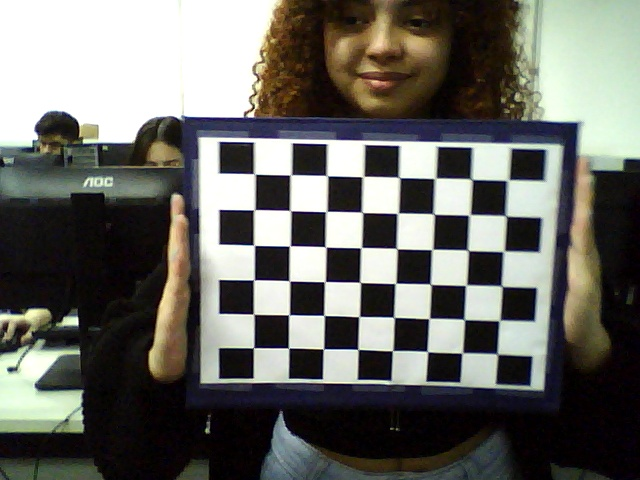
#> input picture lab5_arquivos/data/stereoL/frm_0_Duda.jpg, 640 x 480 px; its folder holds only this picture in this run
$ python calibrate_eduarda.py   (older library calls are emulated)
#> lines starting #> are read from the running program, lines starting #| are printed output that depends on the picture; after the words box and inside, x2 and y2 are one past the last pixel; in counts of white or black regions, pixels touching at a corner belong together
import numpy as np
import cv2
from tqdm import tqdm

# Caminho das imagens salvas pelo script anterior
pathL = "./data/stereoL/"
pathR = "./data/stereoR/"

print("Extracting image coordinates of respective 3D pattern ....\n")

# Critério de parada para o refinamento dos cantos
criteria = (cv2.TERM_CRITERIA_EPS + cv2.TERM_CRITERIA_MAX_ITER, 30, 0.001)

# IMPORTANTE: Ajustado para o padrão (8,6) do seu primeiro script.
# Se o seu tabuleiro for diferente, mude aqui e no findChessboardCorners.
board_size = (8, 6)

objp = np.zeros((board_size[0] * board_size[1], 3), np.float32)
objp[:, :2] = np.mgrid[0:board_size[0], 0:board_size[1]].T.reshape(-1, 2)

img_ptsL = []
img_ptsR = []
obj_pts = []

# Loop ajustado de 0 a 14 (para as 15 fotos tiradas)
# Se você tirou uma quantidade diferente (ex: 12), mude o 15 para o total de fotos.
total_fotos = 15

for i in tqdm(range(total_fotos)):
    # Lendo os arquivos com a nomenclatura exata do primeiro script
    filename = f"frm_{i}_Duda.jpg"

    imgL = cv2.imread(pathL + filename)
#> imgL is the input picture: shape (480, 640, 3); mean B, G, R 100.3, 105.7, 105.9
    imgR = cv2.imread(pathR + filename)

    # Validação caso alguma foto esteja faltando ou com problemas
    if imgL is None or imgR is None:
        print(f"\n[Aviso] Arquivo {filename} não encontrado. Pulando...")
        continue

    imgL_gray = cv2.cvtColor(imgL, cv2.COLOR_BGR2GRAY)
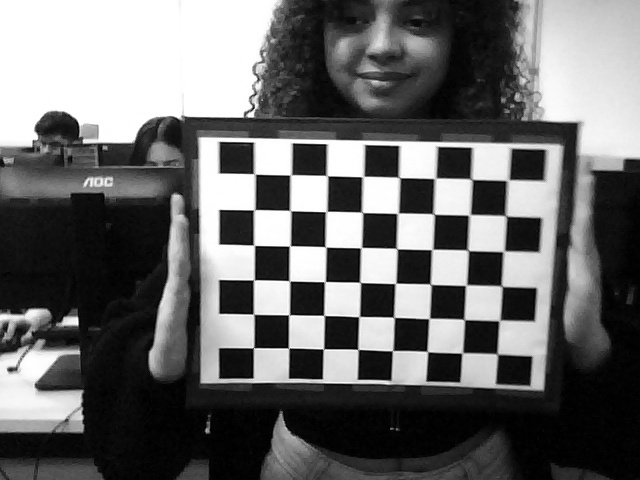
#> imgL_gray: shape (480, 640); min 0, max 255, mean 105.1
    imgR_gray = cv2.cvtColor(imgR, cv2.COLOR_BGR2GRAY)

    outputL = imgL.copy()
    outputR = imgR.copy()

    # Encontrando os cantos do tabuleiro (ajustado para board_size)
    retR, cornersR = cv2.findChessboardCorners(outputR, board_size, None)
#> retR = True; cornersR = 48 rows, first 8: [255.4, 174.5], [289.9, 175.4], [327.6, 176], [361.9, 177.3], [399.8, 177.8], [435.6, 178.1], [472.2, 179.7], [508.5, 181]
    retL, cornersL = cv2.findChessboardCorners(outputL, board_size, None)
#> retL = True; cornersL has the same summary as cornersR

    if retR and retL:
        obj_pts.append(objp)
        cv2.cornerSubPix(imgR_gray, cornersR, (11, 11), (-1, -1), criteria)
        cv2.cornerSubPix(imgL_gray, cornersL, (11, 11), (-1, -1), criteria)

        cv2.drawChessboardCorners(outputR, board_size, cornersR, retR)
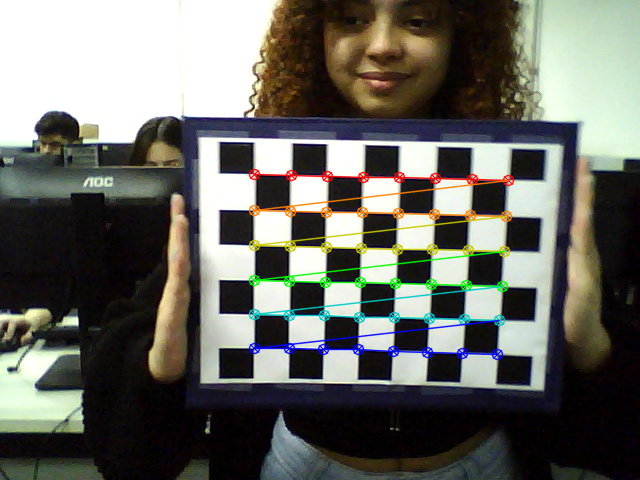
#> outputR: shape (480, 640, 3); 3.86% of pixels changed, all inside (x1, y1, x2, y2) = (248, 168, 515, 361)
        cv2.drawChessboardCorners(outputL, board_size, cornersL, retL)

        cv2.imshow('cornersR', outputR)
        cv2.imshow('cornersL', outputL)

        # Pressione qualquer tecla para ir para a próxima foto do loop
        cv2.waitKey(100)  # Mudei para 100ms para passar mais rápido, se quiser manual mude para 0

        img_ptsL.append(cornersL)
        img_ptsR.append(cornersR)

cv2.destroyAllWindows()

# Garante que pelo menos algumas fotos foram detectadas antes de calibrar
if len(obj_pts) == 0:
    print("Erro: Nenhum padrão de xadrez foi encontrado nas imagens. Verifique a iluminação ou o tamanho do grid.")
    exit(-1)

print(f"\nImagens processadas com sucesso para calibração: {len(obj_pts)}/{total_fotos}")

print("Calculating left camera parameters ... ")
# Calibrating left camera
retL, mtxL, distL, rvecsL, tvecsL = cv2.calibrateCamera(obj_pts, img_ptsL, imgL_gray.shape[::-1], None, None)
hL, wL = imgL_gray.shape[:2]
#> hL = 480; wL = 640
new_mtxL, roiL = cv2.getOptimalNewCameraMatrix(mtxL, distL, (wL, hL), 1, (wL, hL))

print("Calculating right camera parameters ... ")
# Calibrating right camera
retR, mtxR, distR, rvecsR, tvecsR = cv2.calibrateCamera(obj_pts, img_ptsR, imgR_gray.shape[::-1], None, None)
hR, wR = imgR_gray.shape[:2]
#> hR = 480; wR = 640
new_mtxR, roiR = cv2.getOptimalNewCameraMatrix(mtxR, distR, (wR, hR), 1, (wR, hR))

print("Stereo calibration .....")
flags = 0
flags |= cv2.CALIB_FIX_INTRINSIC

criteria_stereo = (cv2.TERM_CRITERIA_EPS + cv2.TERM_CRITERIA_MAX_ITER, 30, 0.001)

# Calibração estéreo
retS, new_mtxL, distL, new_mtxR, distR, Rot, Trns, Emat, Fmat = cv2.stereoCalibrate(
    obj_pts, img_ptsL, img_ptsR, new_mtxL, distL, new_mtxR, distR,
    imgL_gray.shape[::-1], criteria_stereo, flags
)

# Retificação Estéreo
rectify_scale = 1
rect_l, rect_r, proj_mat_l, proj_mat_r, Q, roiL, roiR = cv2.stereoRectify(
    new_mtxL, distL, new_mtxR, distR, imgL_gray.shape[::-1], Rot, Trns, rectify_scale, (0, 0)
)

# Mapeamento de Retificação e Remoção de Distorção
Left_Stereo_Map = cv2.initUndistortRectifyMap(new_mtxL, distL, rect_l, proj_mat_l, imgL_gray.shape[::-1], cv2.CV_16SC2)
Right_Stereo_Map = cv2.initUndistortRectifyMap(new_mtxR, distR, rect_r, proj_mat_r, imgR_gray.shape[::-1], cv2.CV_16SC2)

print("Saving parameters ......")
cv_file = cv2.FileStorage("data/params_py.xml", cv2.FILE_STORAGE_WRITE)
cv_file.write("Left_Stereo_Map_x", Left_Stereo_Map[0])
cv_file.write("Left_Stereo_Map_y", Left_Stereo_Map[1])
cv_file.write("Right_Stereo_Map_x", Right_Stereo_Map[0])
cv_file.write("Right_Stereo_Map_y", Right_Stereo_Map[1])
cv_file.release()

print("Parâmetros salvos com sucesso em data/params_py.xml!")
